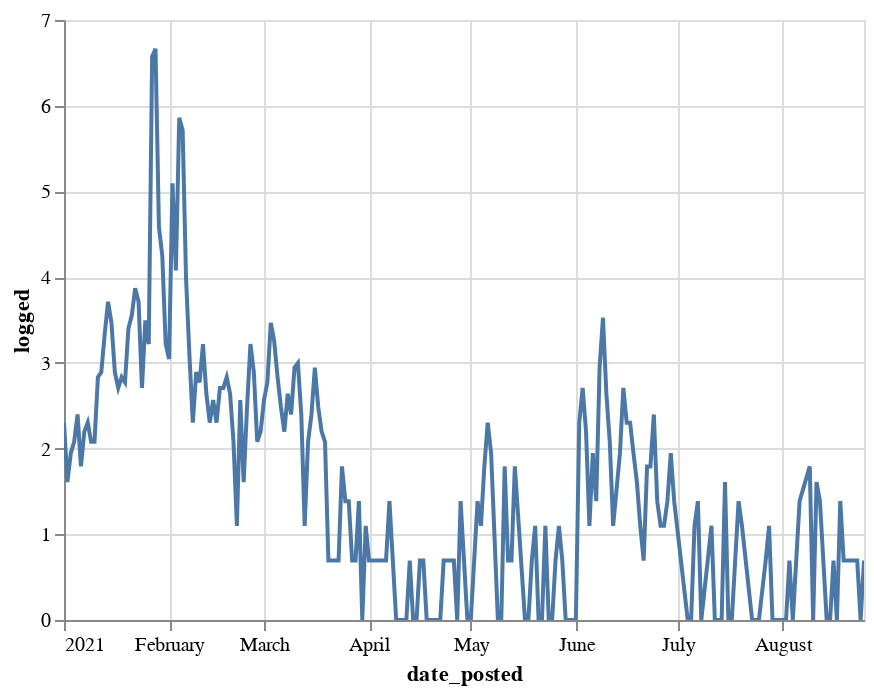

The notebook cell this image was saved under:
### Code cell
alt.Chart(moon).mark_line().encode(
    x = 'date_posted:T',
    y = 'logged:Q'
).interactive()

### Figure 1 — Vega-Lite specification as saved in the notebook (floating-point values rounded to 4 significant figures; data arrays with more than 128 entries replaced by an {"elided": "..."} marker saying what was removed)
{"config": {"view": {"continuousWidth": 400, "continuousHeight": 300}}, "data": {"name": "data-43768045ab53e4a32c7816d34642015e"}, "mark": "line", "encoding": {"x": {"type": "temporal", "field": "date_posted"}, "y": {"type": "quantitative", "field": "logged"}}, "selection": {"selector002": {"type": "interval", "bind": "scales", "encodings": ["x", "y"]}}, "$schema": "https://vega.github.io/schema/vega-lite/v4.8.1.json", "datasets": {"data-43768045ab53e4a32c7816d34642015e": {"elided": "211 records"}}}
